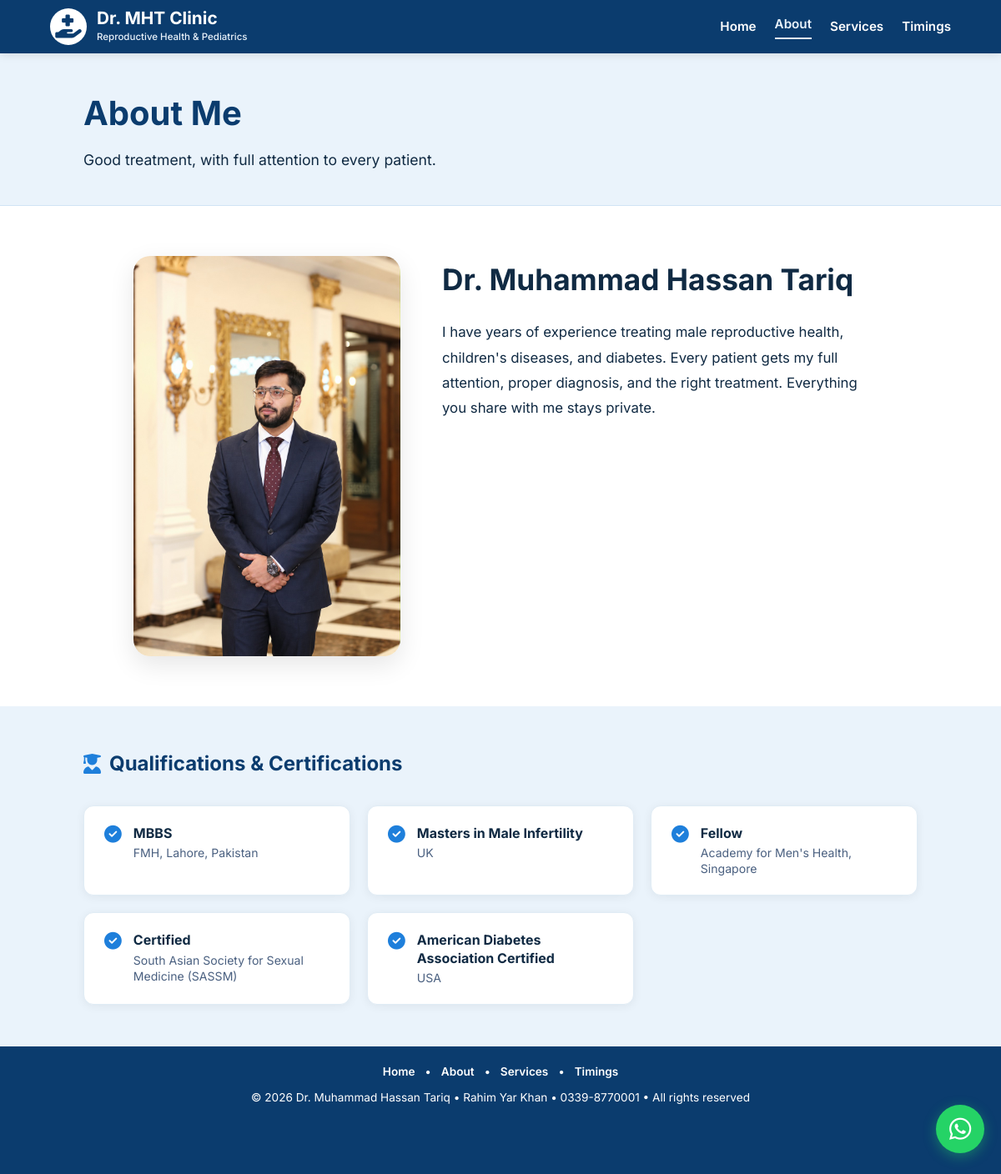
The page /about/ on the database its author committed.
### website/models.py (models this page shows, shortened)
class Qualification(models.Model):
    degree_title = models.CharField(max_length=200)
    institution = models.CharField(max_length=200)
    country = models.CharField(max_length=100)
    order = models.IntegerField(default=0)
    class Meta:
        ordering = ['order', 'degree_title']

class ClinicInfo(models.Model):
    phone_number = models.CharField(max_length=50, default='0339-8770001')
    whatsapp_number = models.CharField(max_length=50, default='923398770001')
    city = models.CharField(max_length=100, default='Rahim Yar Khan')
    timings_weekdays = models.CharField(max_length=200, default='Mon–Sat 9:00 AM – 6:00 PM')
    timings_sunday = models.CharField(max_length=200, default='Sunday Closed')
    address = models.TextField(blank=True, null=True)
    @classmethod
    def load(cls):
        obj, created = cls.objects.get_or_create(pk=1)
        return obj

### website/views.py (the view)
# urls.py: path('about/', views.about, name='about'),
def about(request):
    qualifications = Qualification.objects.all()
    return render(request, 'website/about.html', {
        'qualifications': qualifications,
    })

### website/context_processors.py (called while the page is built)
def whatsapp_link(request):
    try:
        clinic = ClinicInfo.load()
        number = clinic.whatsapp_number
    except:
        number = '923398770001'
    message = 'Assalam-o-Alaikum, mujhe Dr. Muhammad Hassan Tariq se appointment chahiye'
    encoded_message = quote(message)
    link = f'https://wa.me/{number}?text={encoded_message}'
    return {'whatsapp_link': link, 'clinic_info': clinic if 'clinic' in locals() else None}

### website/templates/website/about.html (shortened to what this page needs)
{% extends 'website/base.html' %}
{% load static %}
{% block content %}
<div class="page-header">
    <div class="page-header-inner">
        <h1>About Me</h1>
        <p>Good treatment, with full attention to every patient.</p>
    </div>
</div>
<div class="about-section">
    <div class="about-image">
        <img src="{% static 'website/images/2.jpeg' %}" alt="Dr. Muhammad Hassan Tariq">
    </div>
    <div class="about-content">
        <h2>Dr. Muhammad Hassan Tariq</h2>
        <p>
            I have years of experience treating male reproductive health, children's diseases, and diabetes. Every patient gets my full attention, proper diagnosis, and the right treatment. Everything you share with me stays private.
        </p>
    </div>
</div>
<div class="qualifications-band">
    <div class="qualifications-band-inner">
        <h3><i class="fas fa-user-graduate"></i> Qualifications &amp; Certifications</h3>
        <div class="qualifications-grid">
            {% for q in qualifications %}
            <div class="qual-card">
                <i class="fas fa-check-circle qual-card-icon"></i>
                <div class="qual-card-text">
                    <strong>{{ q.degree_title }}</strong>
                    <span class="institution-name">{{ q.institution }}{% if q.country %}, {{ q.country }}{% endif %}</span>
                </div>
            </div>
            {% endfor %}
        </div>
    </div>
</div>
{% endblock %}

### website/templates/website/base.html (shortened to what this page needs)
{% load static %}
<!DOCTYPE html>
<html lang="en">
<head>
    <link rel="stylesheet" href="https://cdnjs.cloudflare.com/ajax/libs/font-awesome/6.4.0/css/all.min.css">
</head>
<body>
    <nav class="navbar">
        <a href="{% url 'website:home' %}" class="navbar-brand">
            <div class="navbar-brand-icon">
                <i class="fas fa-hand-holding-medical"></i>
            </div>
            <div>
                <div class="logo">Dr. MHT Clinic</div>
                <div class="tagline">Reproductive Health & Pediatrics</div>
            </div>
        </a>
        <div class="nav-links">
            <a href="{% url 'website:home' %}" class="{% if request.path == '/' %}active{% endif %}">Home</a>
            <a href="{% url 'website:about' %}" class="{% if '/about/' in request.path %}active{% endif %}">About</a>
            <a href="{% url 'website:home' %}#services" class="{% if '/services/' in request.path %}active{% endif %}">Services</a>
            <a href="{% url 'website:home' %}#appointment-timings">Timings</a>
        </div>
    </nav>
    <main>
        {% block content %}{% endblock %}
    </main>
    <footer class="footer">
        <div style="margin-bottom: 6px;">
            <a href="{% url 'website:home' %}" style="color: var(--white); font-weight: 600; margin: 0 8px;">Home</a>
            &bull;
            <a href="{% url 'website:about' %}" style="color: var(--white); font-weight: 600; margin: 0 8px;">About</a>
            &bull;
            <a href="{% url 'website:home' %}#services" style="color: var(--white); font-weight: 600; margin: 0 8px;">Services</a>
            &bull;
            <a href="{% url 'website:home' %}#appointment-timings" style="color: var(--white); font-weight: 600; margin: 0 8px;">Timings</a>
        </div>
        &copy; 2026 Dr. Muhammad Hassan Tariq &bull; {{ clinic_info.city|default:"Rahim Yar Khan" }} &bull; {{ clinic_info.phone_number|default:"0339-8770001" }} &bull; All rights reserved
    </footer>
    <a href="{{ whatsapp_link }}" target="_blank" class="floating-wa" title="Chat with us on WhatsApp">
        <i class="fab fa-whatsapp"></i>
    </a>
</body>
</html>

### website/templates/website/base.html (style rules this page uses)
:root { --dark-blue: #0B3C6E; --primary-blue: #1E7FDB; --light-blue: #EAF3FB; --dark-navy: #102A43; --wa-green: #25D366; --white: #ffffff; }
html { overflow-x: hidden; scroll-behavior: smooth; scroll-padding-top: 70px; }
*, *::before, *::after { margin: 0; padding: 0; box-sizing: border-box; }
body { font-family: 'Inter', sans-serif; color: var(--dark-navy); line-height: 1.6; background-color: var(--white); display: flex; flex-direction: column; min-height: 100vh; overflow-x: hidden; width: 100%; max-width: 100vw; }
img { max-width: 100%; height: auto; }
main { flex: 1; }
a { text-decoration: none; color: inherit; }
h1, h2, h3, h4, h5, h6 { color: var(--dark-blue); }
.navbar { background-color: var(--dark-blue); padding: 10px 5%; display: flex; justify-content: space-between; align-items: center; position: sticky; top: 0; z-index: 1000; box-shadow: 0 2px 10px rgba(0,0,0,0.1); }
.navbar-brand { display: flex; align-items: center; gap: 12px; text-decoration: none; }
.navbar-brand-icon { width: 44px; height: 44px; background-color: var(--white); color: var(--dark-blue); border-radius: 50%; display: flex; justify-content: center; align-items: center; font-size: 28px; flex-shrink: 0; }
.navbar-brand .logo { font-size: 1.3rem; font-weight: 700; color: var(--white); line-height: 1.2; white-space: nowrap; }
.navbar-brand .tagline { font-size: 0.72rem; color: var(--light-blue); font-weight: 500; white-space: nowrap; }
.nav-links { display: flex; gap: 22px; align-items: center; }
.nav-links a { font-size: 0.95rem; font-weight: 600; color: var(--white); transition: opacity 0.3s, color 0.3s; white-space: nowrap; }
.nav-links a.active { color: var(--light-blue); border-bottom: 2px solid var(--light-blue); padding-bottom: 4px; }
.floating-wa { position: fixed; bottom: 25px; right: 20px; background-color: var(--wa-green); color: var(--white); width: 58px; height: 58px; border-radius: 50%; display: flex; justify-content: center; align-items: center; font-size: 30px; box-shadow: 0 4px 15px rgba(37, 211, 102, 0.4); z-index: 9999; transition: transform 0.3s; }
.footer { background-color: var(--dark-blue); color: var(--white); text-align: center; padding: 18px 5% 80px 5%; font-size: 0.85rem; word-break: break-word; overflow-wrap: break-word; line-height: 1.8; }

### website/templates/website/about.html (style rules this page uses)
.page-header { background-color: var(--light-blue); color: var(--dark-navy); padding: 40px 5%; text-align: left; border-bottom: 1px solid #D1E4F5; }
.page-header-inner { max-width: 1000px; margin: 0 auto; }
.page-header h1 { font-size: 2.5rem; font-weight: 700; color: var(--dark-blue); margin-bottom: 10px; }
.page-header p { color: var(--dark-navy); font-size: 1.1rem; }
.about-section { max-width: 1000px; margin: 60px auto; padding: 0 5%; display: flex; gap: 50px; align-items: flex-start; }
.about-image { flex: 0 0 320px; border-radius: 20px; overflow: hidden; box-shadow: 0 10px 30px rgba(0,0,0,0.1); }
.about-image img { width: 100%; display: block; }
.about-content { flex: 1; }
.about-content h2 { color: var(--dark-navy); font-size: clamp(1.6rem, 4vw, 2.2rem); margin-bottom: 20px; margin-top: 0; text-wrap: balance; white-space: nowrap; }
.about-content p { font-size: 1.05rem; color: var(--dark-navy); line-height: 1.8; margin-bottom: 0; }
.qualifications-band { background-color: #EAF3FB; padding: 50px 5%; margin-top: 0; }
.qualifications-band-inner { max-width: 1000px; margin: 0 auto; }
.qualifications-band h3 { color: var(--dark-blue); font-size: 1.5rem; margin-bottom: 30px; display: flex; align-items: center; gap: 10px; font-weight: 700; }
.qualifications-band h3 i { color: var(--primary-blue); }
.qualifications-grid { display: grid; grid-template-columns: repeat(3, 1fr); gap: 20px; }
.qual-card { background: #fff; border-radius: 12px; padding: 22px 24px; box-shadow: 0 2px 12px rgba(0,0,0,0.06); border: 1px solid #e0ecf5; display: flex; align-items: flex-start; gap: 14px; transition: box-shadow 0.2s ease, transform 0.2s ease; min-height: 100%; }
.qual-card-icon { color: var(--primary-blue); font-size: 1.3rem; flex-shrink: 0; margin-top: 2px; }
.qual-card-text strong { display: block; color: var(--dark-navy); font-size: 1rem; line-height: 1.35; margin-bottom: 3px; }
.qual-card-text .institution-name { color: #4a6080; font-size: 0.88rem; display: block; line-height: 1.35; }

### rows shown on the page
Qualification: degree_title "MBBS", institution "FMH, Lahore", country "Pakistan"
Qualification: degree_title "Masters in Male Infertility", institution "UK"
Qualification: degree_title "Fellow", institution "Academy for Men's Health, Singapore"
Qualification: degree_title "Certified", institution "South Asian Society for Sexual Medicine (SASSM)"
Qualification: degree_title "American Diabetes Association Certified", institution "USA"
ClinicInfo: city "Rahim Yar Khan", phone_number "0339-8770001"
